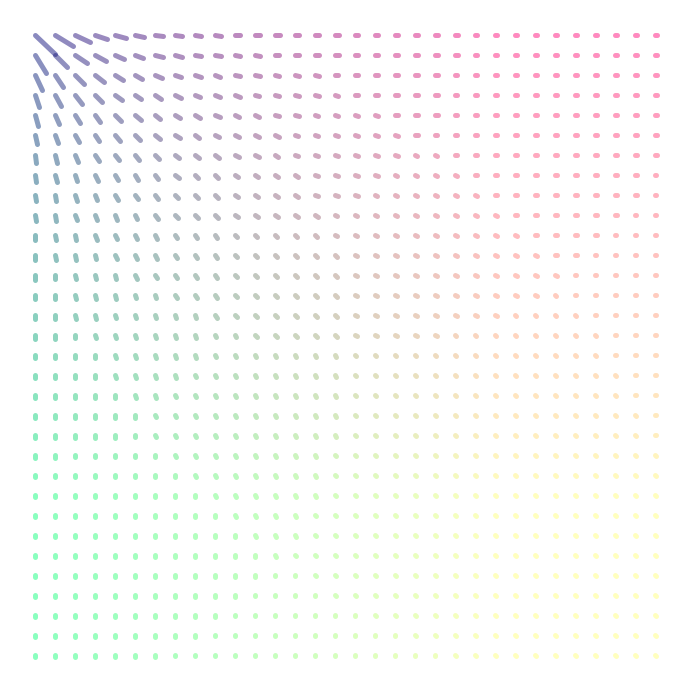
Frame 1 (no input)
Frame 60 (the mouse pressed at the canvas centre just before this capture): identical to frame 1, image omitted
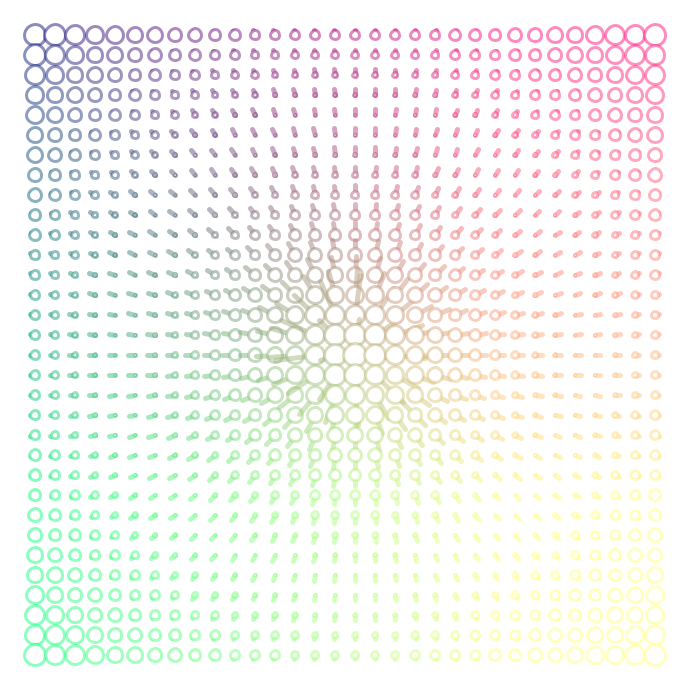
Frame 120 (the mouse held since frame 60 and released just before this capture)

The Processing sketch that drew these frames (run headless with seeded random() and noise(); from frame 60 on, the mouse is pressed at the canvas centre):

// Processing sketch: processing_59350
// ── processing_59350.pde

int x;
int y;
float ease = 0.05;
int tolerance;
float redFactor;  //reduction factor
int opacity = 125;    //line transparency (0-255)

void setup() {
  size(700, 700);
  smooth();
  noCursor();
  tolerance = 35;
  redFactor = 0.0125;
}

void draw() {
  background(255);
  for (int i = 35; i < (width-25); i += 20) {
    for (int j = 35; j < (height-25); j += 20) {
      stroke(map(i, 0, 500, 0, 255), map(j, 0, 500, 0, 255), 125, opacity);
      lineRotation(i, j);
    }
  }
}

void lineRotation(int xPos, int yPos) {
  strokeWeight(5);
  pushMatrix();
  translate(xPos, yPos);
  float angle = atan2(mouseY-yPos, mouseX-xPos);
  float mouseDist = dist(mouseX, mouseY, xPos, yPos);
  rotate(angle-PI); //Bulge outwards ((angle)means inwards)

  if (dist(mouseX, mouseY, xPos, yPos) < tolerance) { //rotate(angle);
    line(0, 0, mouseDist, 0); //stays normal
  }
  else { 
    line(0, 0, tolerance/(mouseDist*2*redFactor), 0); // bulge outwards
  }
  popMatrix();

  if (mousePressed == true) { //bubbles
    pushMatrix();
    strokeWeight(3);
    translate(xPos, yPos);
    float sizeOf = dist(mouseX, mouseY, xPos, yPos);
    ellipse(0, 0, width/30 - sizeOf/10, height/30 - sizeOf/10);
    popMatrix();
  }
}
